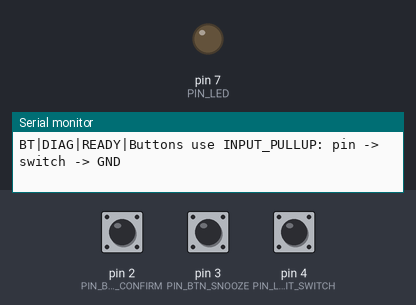
Bench run of a sketch on a simulated Arduino Uno, built with avr-gcc and run on an emulated ATmega328P. On the bench: output pins drawn as LEDs (lit = HIGH), the last lines printed to the serial monitor. Dashed ring = blinking. The test bench sets the inputs (shaded band); at power-on: pin 2 (PIN_BTN_CONFIRM) HIGH, pin 3 (PIN_BTN_SNOOZE) HIGH, pin 4 (PIN_LIMIT_SWITCH) HIGH.

Above: at 1.2 s.
1.3 s: pin 2 (PIN_BTN_CONFIRM) pulled LOW for 1 s
At 1.44 s:
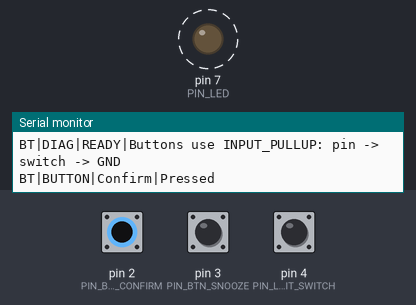
4.3 s: pin 3 (PIN_BTN_SNOOZE) pulled LOW for 3.2 s
At 7.7 s:
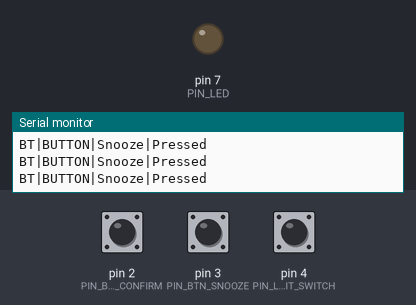
9.0 s: pin 4 (PIN_LIMIT_SWITCH) pulled LOW for 0.15 s
At 9.7 s:
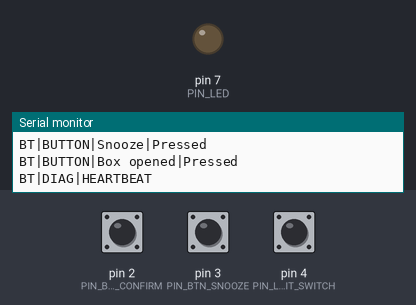
12.1 s: pin 2 (PIN_BTN_CONFIRM) pulled LOW for 3.2 s
At 12.24 s:
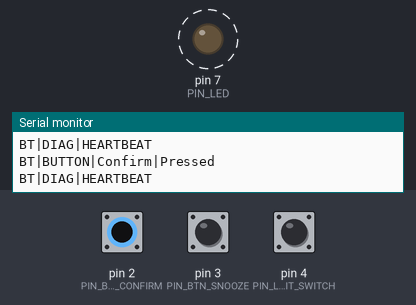
16.8 s: pin 4 (PIN_LIMIT_SWITCH) pulled LOW for 3.2 s
At 16.94 s:
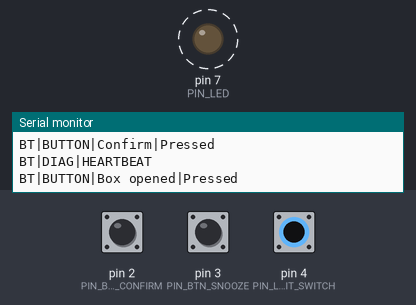
Timing chart, 0 to 21.4 s (numbered marks = the images above; inputs shaded):
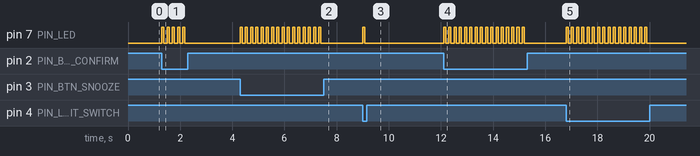

The sketch:

button_bluetooth_diagnostic.ino
```cpp
#include <SoftwareSerial.h>

#define PIN_BTN_CONFIRM   2
#define PIN_BTN_SNOOZE    3
#define PIN_LIMIT_SWITCH  4
#define PIN_LED           7
#define PIN_BT_TX         9
#define PIN_BT_RX         10
#define BT_BAUD           9600

SoftwareSerial bluetooth(PIN_BT_RX, PIN_BT_TX);

unsigned long lastConfirm = 0;
unsigned long lastSnooze = 0;
unsigned long lastBox = 0;
unsigned long lastHeartbeat = 0;

const unsigned long DEBOUNCE_MS = 200;

void setup() {
  Serial.begin(BT_BAUD);
  Serial.setTimeout(20);
  bluetooth.begin(BT_BAUD);
  bluetooth.setTimeout(20);

  pinMode(PIN_BTN_CONFIRM, INPUT_PULLUP);
  pinMode(PIN_BTN_SNOOZE, INPUT_PULLUP);
  pinMode(PIN_LIMIT_SWITCH, INPUT_PULLUP);
  pinMode(PIN_LED, OUTPUT);

  sendBt("BT|DIAG|READY|Buttons use INPUT_PULLUP: pin -> switch -> GND");
}

void loop() {
  unsigned long now = millis();

  if (now - lastHeartbeat > 3000) {
    lastHeartbeat = now;
    sendBt("BT|DIAG|HEARTBEAT");
  }

  if (bluetooth.available()) {
    String command = bluetooth.readStringUntil('\n');
    command.trim();
    if (command.length() > 0) {
      sendBt("BT|DIAG|COMMAND|" + command);
    }
  }

  if (digitalRead(PIN_BTN_CONFIRM) == LOW && now - lastConfirm > DEBOUNCE_MS) {
    lastConfirm = now;
    flashLed();
    sendBt("BT|BUTTON|Confirm|Pressed");
  }

  if (digitalRead(PIN_BTN_SNOOZE) == LOW && now - lastSnooze > DEBOUNCE_MS) {
    lastSnooze = now;
    flashLed();
    sendBt("BT|BUTTON|Snooze|Pressed");
  }

  if (digitalRead(PIN_LIMIT_SWITCH) == LOW && now - lastBox > DEBOUNCE_MS) {
    lastBox = now;
    flashLed();
    sendBt("BT|BUTTON|Box opened|Pressed");
  }
}

void sendBt(const String& message) {
  bluetooth.println(message);
  Serial.println(message);
}

void flashLed() {
  digitalWrite(PIN_LED, HIGH);
  delay(80);
  digitalWrite(PIN_LED, LOW);
}
```

Measured:
- after the input at 1.3 s, pin 7 (PIN_LED): alternates HIGH for 0.08 s and LOW for 0.12 s, 10 changes in all, then stays LOW, starting at once
- after the input at 4.3 s, pin 7 (PIN_LED): alternates HIGH for 0.08 s and LOW for 0.12 s, 32 changes in all, then stays LOW, starting at once
- after the input at 9.0 s, pin 7 (PIN_LED): LOW → HIGH at once, → LOW 0.08 s later
- after the input at 12.1 s, pin 7 (PIN_LED): alternates HIGH for 0.08 s and LOW for 0.12 s, 32 changes in all, then stays LOW, starting at once
- after the input at 16.8 s, pin 7 (PIN_LED): alternates HIGH for 0.08 s and LOW for 0.12 s, 32 changes in all, then stays LOW, starting at once
